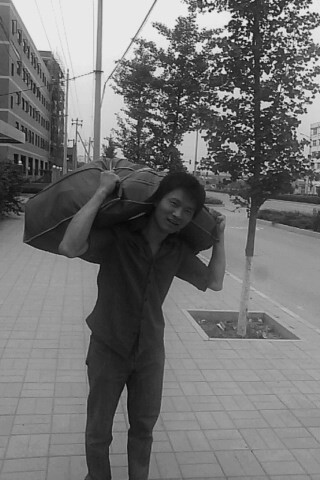
#> input picture src/3_机器学习/16_降维/1.jpg, 320 x 480 px
$ python '03_SVD图像压缩.py'
#> lines starting #> are read from the running program, lines starting #| are printed output that depends on the picture
# -*- encoding: utf-8 -*-
"""
@File    : 03_SVD图像压缩.py
@Time    : 2022/5/11 0011 10:34
@Author  : L
@Software: PyCharm
"""
import cv2
import numpy as np
# 调整该值重复运行代码保存图像
k = 10
img = cv2.imdecode(np.fromfile('./1.jpg', dtype=np.uint8), 0)
#> img is the input picture: shape (480, 320); min 4, max 247, mean 114.1
u, w, v = np.linalg.svd(img)
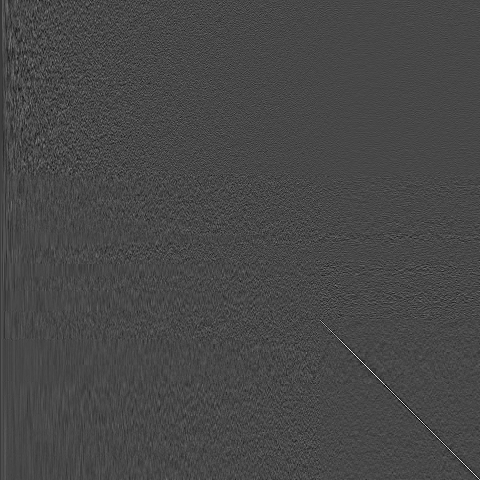
#> u: shape (480, 480) float64; min -0.315, max 0.801, mean -0.00012; drawn with min black and max white
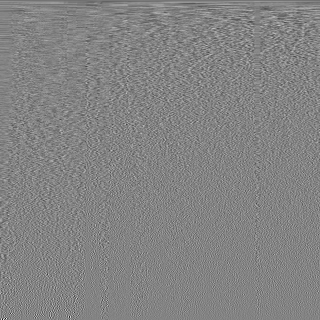
#> v: shape (320, 320) float64; min -0.517, max 0.485, mean -0.00018; drawn with min black and max white
#> w = 320 values, max 46692.5 at index 0, min 6.08 at index 319, mean 584
u = u[:, :k]
w = np.diag(w)
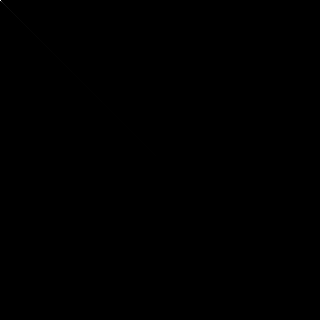
#> w: shape (320, 320) float64; min 0, max 46692.5, mean 1.8; drawn with min black and max white
w = w[:k, :k]
v = v[:k, :]
img = u.dot(w).dot(v)
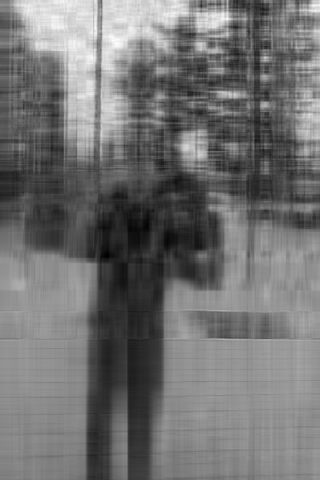
#> img: shape (480, 320) float64; min -13.42, max 271.5, mean 114.1; drawn with min black and max white
cv2.imencode('.jpg', img)[1].tofile('k={}.jpg'.format(k))
